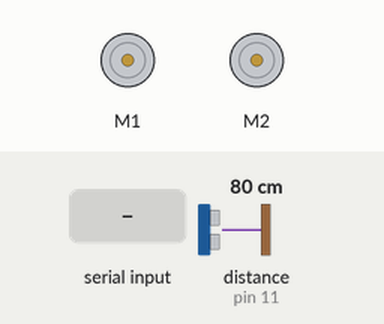
Bench run of a sketch on a simulated Arduino Uno, built with avr-gcc and run on an emulated ATmega328P. Shown: 2 × DC motor (green arrow = forward, orange = backward, longer = faster). Wiring (inferred from the names in the program): ultrasonic range finder: trigger pin 10; echo pin 11. Inputs (shaded band) come from the test bench; at power-on: distance to the obstacle (sensor on pin 11) 80 cm. The echo pulse lasts 58.3 µs per cm.

Above: at 1.2 s.
1.3 s: "forward\n" received over Serial
At 2.1 s:
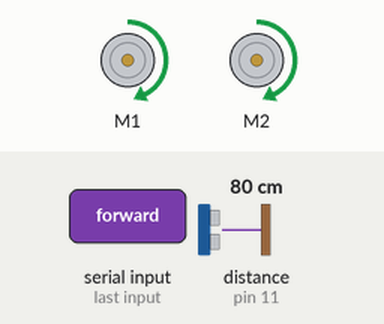
2.8 s: "backward\n" received over Serial
4.3 s: "left\n" received over Serial
5.8 s: "right\n" received over Serial
7.3 s: "90,45\n" received over Serial
8.8 s: "30,150\n" received over Serial
Timing chart, 0 to 11.3 s (numbered marks = the images above; inputs shaded):
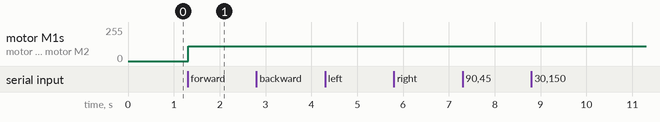

The sketch:

main_logic.ino
```cpp
#include <Wire.h>
#include <Adafruit_MotorShield.h>
#include "utility/Adafruit_MS_PWMServoDriver.h"

const int trigPin = 10;
const int echoPin = 11;

const byte numChars = 64;
char receivedChars[numChars];

boolean newData = false;
boolean crawlingForward = false;
boolean dontTouch = false;

int currStep = 0;

int distance = 0;
long duration = 0;

Adafruit_MotorShield AFMS = Adafruit_MotorShield();

Adafruit_DCMotor *motor1 = AFMS.getMotor(1);
Adafruit_DCMotor *motor2 = AFMS.getMotor(2);

void setup() {
    Serial.begin(9600);

    AFMS.begin();

    stopMoving();

    pinMode(trigPin, OUTPUT);
    pinMode(echoPin, INPUT);
}

void loop() {
    recvWithEndMarker();
    processData();
    readDistance();
    crawlForward();
    dontTouchMove();
}

void recvWithEndMarker() {
    static byte ndx = 0;
    char endMarker = '\n';
    char rc;

    while (Serial.available() > 0 && newData == false) {
        rc = Serial.read();

        if (rc != endMarker) {
            receivedChars[ndx] = rc;
            ndx++;
            if (ndx >= numChars) {
                ndx = numChars - 1;
            }
        }
        else {
            receivedChars[ndx] = '\0'; // terminate the string
            ndx = 0;
            newData = true;
        }
    }
}

void processData() {
    if (newData == true) {
        if (strcmp(receivedChars, "forward") == 0) {
          //goForward();
          crawlingForward = true;
        }
        else if (strcmp(receivedChars, "backward") == 0) {
          goBackward();
        }
        else if (strcmp(receivedChars, "left") == 0) {
          spinCounterClockwise(255);
        }
        else if (strcmp(receivedChars, "right") == 0) {
          spinClockwise(255);
        }
        else if (strcmp(receivedChars, "stop") == 0) {
          crawlingForward = false;
          dontTouch = false;
          stopMoving();
        } else if (strcmp(receivedChars, "donttouch") == 0) {
          dontTouch = true;
        } else { // expecting a number -255 to 255
          spinByNumber(atoi(receivedChars));
        }

        newData = false;
    }
}

void readDistance() {
  // Clears the trigPin condition
  digitalWrite(trigPin, LOW);
  delayMicroseconds(2);
  // Sets the trigPin HIGH (ACTIVE) for 10 microseconds
  digitalWrite(trigPin, HIGH);
  delayMicroseconds(10);
  digitalWrite(trigPin, LOW);
  // Reads the echoPin, returns the sound wave travel time in microseconds
  duration = pulseIn(echoPin, HIGH);
  // Calculating the distance
  distance = duration * 0.034 / 2; // Speed of sound wave divided by 2 (back and forth)
}

void crawlForward() {
    if (crawlingForward == true && distance > 15) {
      motor1->setSpeed(110);
      motor2->setSpeed(110);

      motor1->run(FORWARD);
      motor2->run(FORWARD);
     } else if (crawlingForward == true && distance < 15) {
      stopMoving();
     }
}

void dontTouchMove() {
    if (dontTouch == true && distance > 15) {
      motor1->setSpeed(110);
      motor2->setSpeed(110);

      motor1->run(FORWARD);
      motor2->run(FORWARD);
     } else if (dontTouch == true && distance < 10) {
      motor1->setSpeed(110);
      motor2->setSpeed(110);

      motor1->run(BACKWARD);
      motor2->run(BACKWARD);
     } else if (dontTouch == true) {
      stopMoving();
     }
}

void goForward() {
    if (distance > 12) {
      motor1->setSpeed(90);
      motor2->setSpeed(90);

      motor1->run(FORWARD);
      motor2->run(FORWARD);
    } else {
      stopMoving();
    }
}

void goBackward() {
  motor1->setSpeed(255);
  motor2->setSpeed(255);

  motor1->run(BACKWARD);
  motor2->run(BACKWARD);
}

void spinClockwise(int spinSpeed) {
  motor1->setSpeed(spinSpeed);
  motor2->setSpeed(spinSpeed);

  motor1->run(BACKWARD);
  motor2->run(FORWARD);
}

void spinCounterClockwise(int spinSpeed) {
  motor1->setSpeed(spinSpeed);
  motor2->setSpeed(spinSpeed);

  motor1->run(FORWARD);
  motor2->run(BACKWARD);
}

// 50 is about the lowest value this can take without stalling
void spinByNumber(int value) {
  if (value == 0) {
    stopMoving();
  } else if (value > 0) {
    spinClockwise(value);
  } else {
    spinCounterClockwise(-value);
  }
}

void stopMoving() {
  motor1->setSpeed(0);
  motor2->setSpeed(0);
}
```

Measured:
- after the input at 1.3 s, motor M1, motor M2: stopped → forward 110/255 at once
